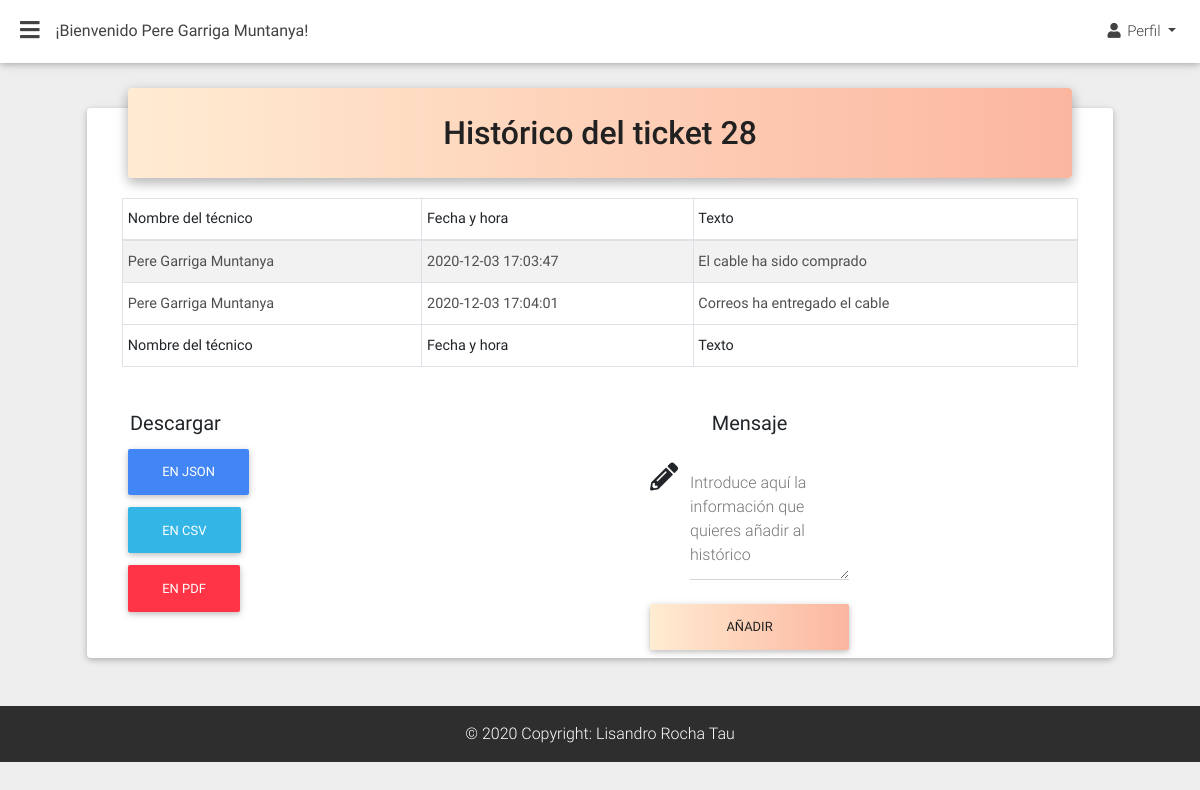
/practica/admin/tecnico/historico-ticket.php?id=28 (signed in), run on the app's committed database.
### tables this page shows
CREATE TABLE `historico` (
  `id_ticket` int(100) NOT NULL,
  `id_tecnico` int(100) NOT NULL,
  `texto` text NOT NULL,
  `fecha` datetime NOT NULL DEFAULT current_timestamp()
);

CREATE TABLE `usuarios` (
  `id` int(9) NOT NULL,
  `nombre` varchar(100) NOT NULL,
  `user` varchar(20) NOT NULL,
  `password` varchar(255) NOT NULL,
  `nivel` int(2) NOT NULL
);

### practica/admin/tecnico/historico-ticket.php (the view, shortened to what this page needs)
<?php
include_once 'templates/header.php';
include_once 'funciones/funciones.php';
$id = $_GET['id'];
?>
<main>
  <div class="container-fluid">
    <div class="card card-cascade narrower">
      <section>
        <div class="row">
          <div class="col-xl-12 col-lg-12 mr-0 pb-2">
            <div class="view view-cascade gradient-card-header juicy-peach-gradient text-dark">
              <h2 class="h2-responsive mb-0 font-weight-500">Histórico del ticket <?php echo $id; ?></h2>
            </div>
            <div class="card-body card-body-cascade pb-0">
              <div class="col-md-12">
                <table id="tabladedatos" class="table table-striped table-bordered table-sm" cellspacing="0" width="100%">
                  <thead>
                    <tr>
                      <th class="th-sm">Nombre del técnico
                      </th>
                      <th class="th-sm">Fecha y hora
                      </th>
                      <th class="th-sm">Texto
                      </th>
                    </tr>
                  </thead>
                  <tbody>
                    <?php
                    try {
                      $sql = "SELECT * FROM historico WHERE id_ticket = $id;";
                      $resultado = $conn->query($sql);
                    } catch (Exception $e) {
                      $error = $e->getMessage();
                      echo $error;
                    }
                    while($historico = $resultado->fetch_assoc()) {
                      try {
                        $id_tecnico = $historico['id_tecnico'];
                        $resultado_tecnico = $conn->query("SELECT nombre FROM usuarios WHERE id = $id_tecnico;");
                        $nombre_tecnico = $resultado_tecnico->fetch_assoc();
                      } catch (Exception $e) {
                        $error = $e->getMessage();
                        echo $error;
                      }
                      ?>
                      <tr>
                        <td><?php echo $nombre_tecnico['nombre']; ?></td>
                        <td><?php echo $historico['fecha']; ?></td>
                        <td><?php echo $historico['texto']; ?></td>
                      </tr>
                    <?php } ?>
                  </tbody>
                  <tfoot>
                    <tr>
                      <th>Nombre del técnico
                      </th>
                      <th>Fecha y hora
                      </th>
                      <th>Texto
                      </th>
                    </tr>
                  </tfoot>
                </table>
              </div>
            </div>
          </div>
        </div>
        <div class="row">
          <div class="col-xl-6 col-lg-6 mr-0 pb-2">
            <div class="card-body card-body-cascade pb-0">
              <div class="col-xl-6 col-md-6">
                <h5 class="ml-2">Descargar</h5>
                <p class="lead">
                  <button id="json" class="btn btn-primary">EN JSON</button>
                  <button id="csv" class="btn btn-info">EN CSV</button>
                  <button class="btn btn-danger" onclick="return xepOnline.Formatter.Format('tabladedatos',{render:'download'});">EN PDF</button>
                </p>
              </div>
            </div>
          </div>
          <?php
          $sql = "SELECT estado FROM tickets WHERE id = $id";
          $resultado = $conn->query($sql);
          $estado_ticket = $resultado->fetch_assoc();
          if ($estado_ticket['estado'] != 'finalizado') {
          ?>
          <div class="col-xl-6 col-lg-6 mr-0 pb-2">
            <div class="card-body card-body-cascade pb-0">
              <div class="col-xl-6 col-md-6">
                <h5 class="text-center">Mensaje</h5>
                <form class="" role="form" name="guardar-registro" id="guardar-registro" method="post" action="modelo-historico.php">
                  <div class="md-form">
                    <i class="fas fa-pencil-alt prefix"></i>
                    <textarea id="textInput" class="md-textarea form-control" rows="3" name="text" required></textarea>
                    <label for="textInput">Introduce aquí la información que quieres añadir al histórico</label>
                  </div>
                  <button class="btn btn-info btn-block juicy-peach-gradient text-dark" type="submit" id="crear_registro">Añadir</button>
                </form>
              </div>
            </div>
          </div>
        <?php } ?>
        </div>
      </section>
    </div>
  </div>
</main>
<?php include_once 'templates/footer.php'; ?>

### data on the page
historico: usuarios.nombre "Pere Garriga Muntanya", fecha "2020-12-03 17:03:47", texto "El cable ha sido comprado"
historico: usuarios.nombre "Pere Garriga Muntanya", fecha "2020-12-03 17:04:01", texto "Correos ha entregado el cable"

### other printed values
$_SESSION['nombre'] "Pere Garriga Muntanya"
$id "28"
